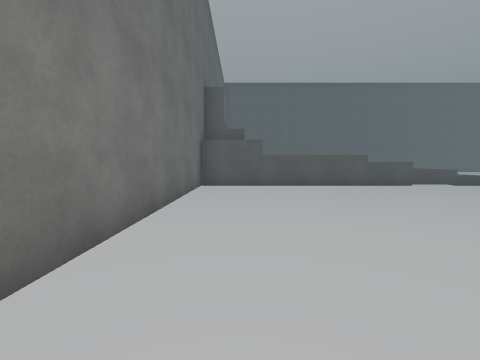
[1] (above)

20 first-person views from a walk through a 3-D level made in the Unity game engine. The camera is 1.5 m above the floor, tilts 4° down and sees 90° across. The floor is counted in squares, 2 m on a side. Each view is taken from the middle of a square. On the plan, view 1 faces up. The plan holds only what a view shows up to about 9 squares ahead; the rest is blank. The place goes on beyond the plan. The player character is not drawn. Surface patterns are stand-ins for the level's own textures.

[2]
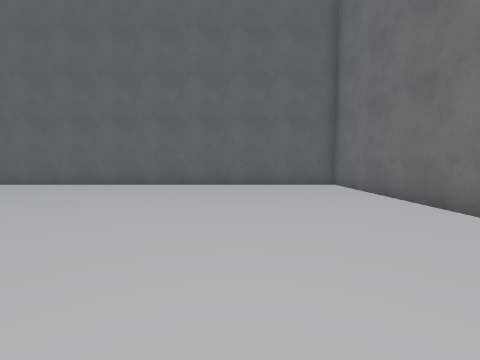

[3]
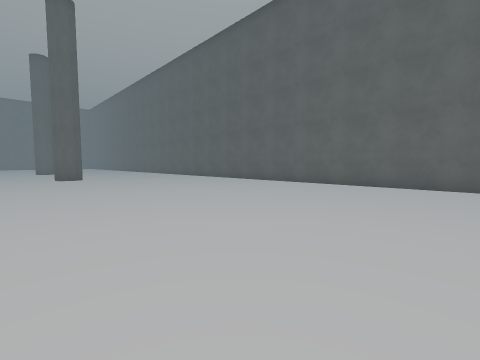

[4]
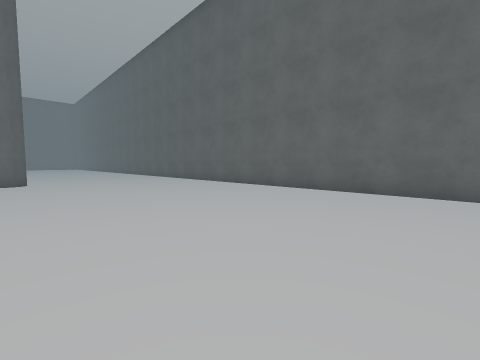

[5]
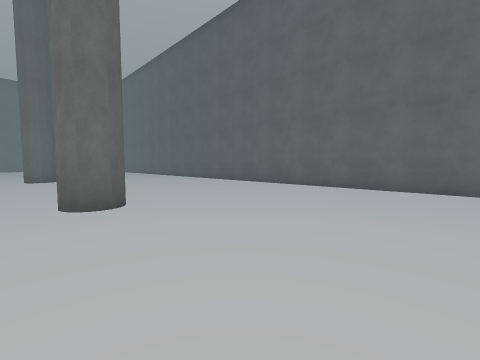

[6]
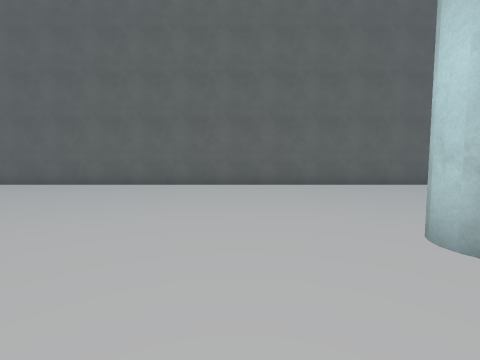

[7]
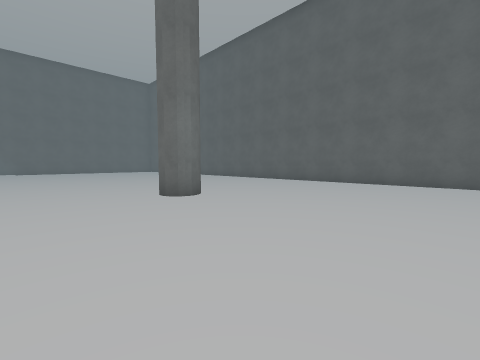

[8]
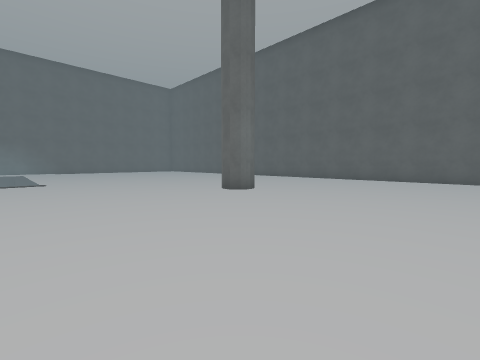

[9]
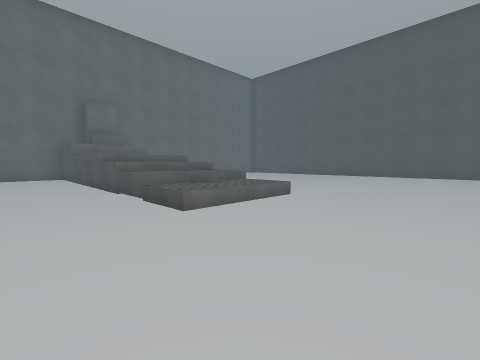

[10]
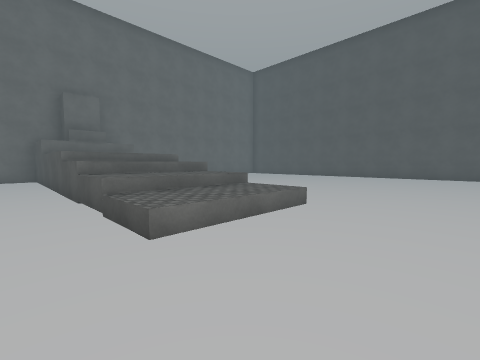

[11]
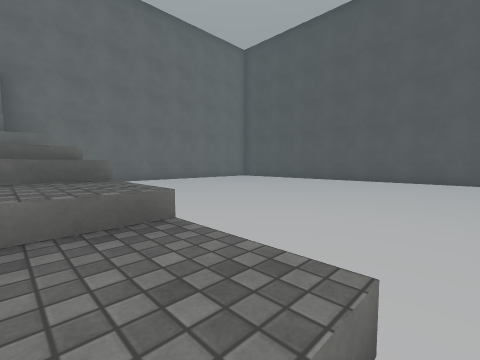

[12]
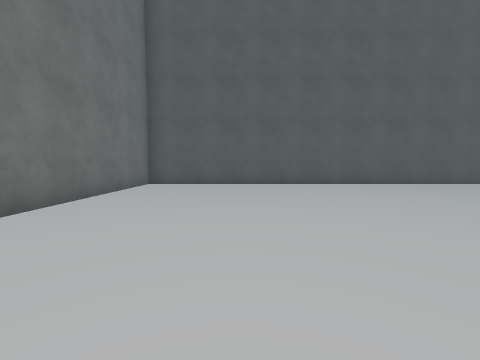

[13]
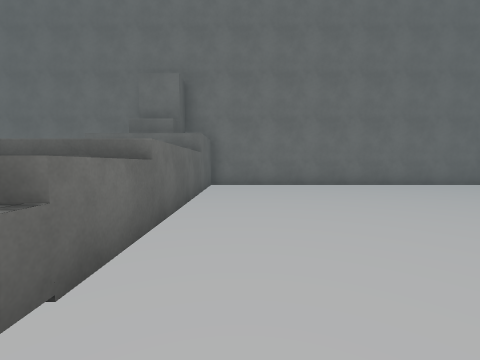

[14]
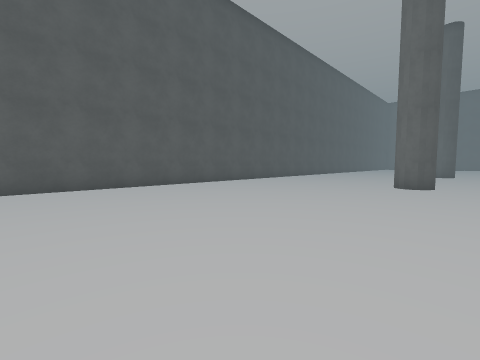

[15]
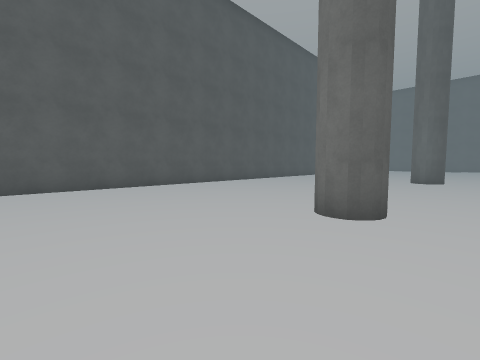

[16]
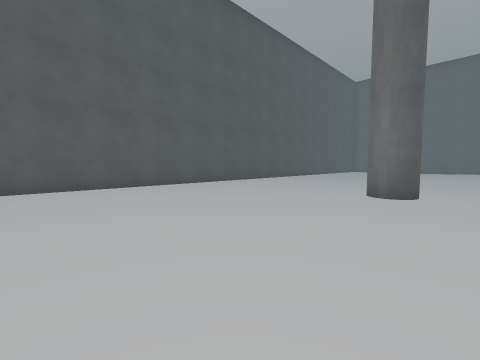

[17]
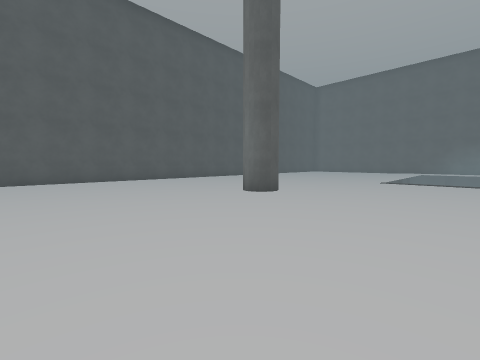

[18]
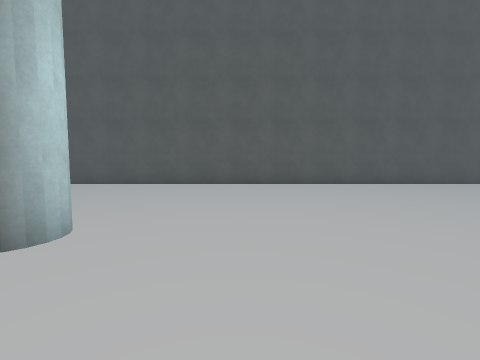

[19]
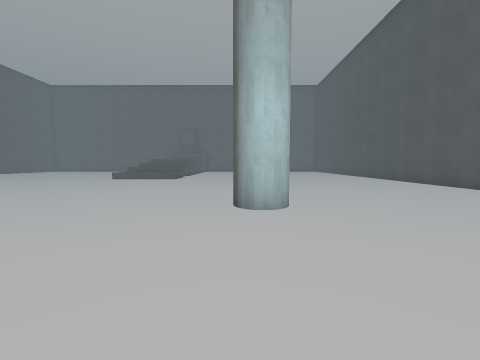

[20]
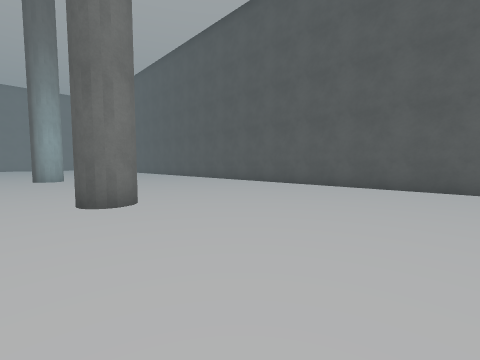

### Floor plan
Points are (right, up) in squares from view 1. A wall is a line through its corners. A room is listed if a view was taken in it or the views show most of it. See-through windows are left out.
Room 1 (views 1, 2, 3, 4, 5, 6, 7, 8, 9, 10, 11, 12, 13, 14, 15, 16, 17, 18, 19, 20)
walls: (8.8, 8) (-1.3, 8) (-1.3, -2.4) (26.4, -2.4); (7.3, 11.1) (7.3, 8); (5.8, 11.1) (5.8, 8); (28.1, 20.7) (-1.3, 20.7) (-1.3, 11) (6.1, 11)
low walls: (8.8, 11) (8.8, 8)

Positions as (right, up) in squares from view 1, and headings:
1: (0, 0), facing up
2: (2, 6), facing down
3: (3, 6), facing down-right
4: (5, 4), facing down-right
5: (11, 5), facing down-right
6: (18, 6), facing down
7: (18, 7), facing down-right
8: (18, 9), facing down-right
9: (12, 6), facing up-left
10: (11, 7), facing up-left
11: (9, 10), facing up-left
12: (2, 12), facing up
13: (7, 12), facing left
14: (7, 13), facing up-right
15: (12, 13), facing up-right
16: (17, 13), facing up-right
17: (18, 10), facing up-right
18: (18, 12), facing up
19: (20, 14), facing left
20: (28, 13), facing up-left
